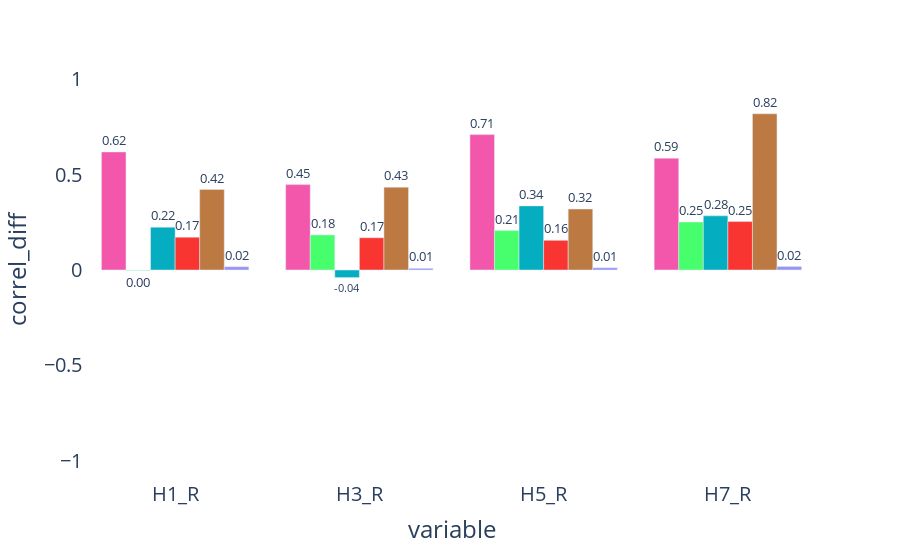

Here is the notebook cell this chart was saved with:
### Code cell
figmentr = px.bar(allcorrel, y='correl_diff', x='variable', color='model',barmode='group', color_discrete_sequence =palette6, text='correl_diff')
figmentr.update_layout({'plot_bgcolor': 'rgba(0, 0, 0, 0)', 'paper_bgcolor': 'rgba(0, 0, 0, 0)'})
figmentr.update_traces(texttemplate='%{text:.2f}',textposition='outside')
figmentr.update_yaxes(range=[-1.1, 1.1])
figmentr.update_layout( font=dict(size=20)) # You can adjust the size as needed
figmentr.update_layout(showlegend=False)
figmentr.write_html('reset_weights_ESM2_correl_140725_diff_plot.html')
figmentr.write_image('reset_weights_ESM2_correl_140725_diff_plot.svg', width=2000, height=500)
figmentr.show()

### Figure 1 — Plotly figure (JSON) as saved in the notebook; plotly's stock layout.template omitted (floating-point values rounded to 4 significant figures)
{"data": [{"alignmentgroup": "True", "hovertemplate": "model=ESM-2<br>variable=%{x}<br>correl_diff=%{text}<extra></extra>", "legendgroup": "ESM-2", "marker": {"color": "#F257AC", "pattern": {"shape": ""}}, "name": "ESM-2", "offsetgroup": "ESM-2", "orientation": "v", "showlegend": true, "text": [0.6184, 0.4474, 0.7092, 0.5854], "textposition": "outside", "texttemplate": "%{text:.2f}", "type": "bar", "x": ["H1_R", "H3_R", "H5_R", "H7_R"], "xaxis": "x", "y": [0.6184, 0.4474, 0.7092, 0.5854], "yaxis": "y"}, {"alignmentgroup": "True", "hovertemplate": "model=ESM-2 H1<br>variable=%{x}<br>correl_diff=%{text}<extra></extra>", "legendgroup": "ESM-2 H1", "marker": {"color": "#47FF6C", "pattern": {"shape": ""}}, "name": "ESM-2 H1", "offsetgroup": "ESM-2 H1", "orientation": "v", "showlegend": true, "text": [-0.002681, 0.1835, 0.2064, 0.2511], "textposition": "outside", "texttemplate": "%{text:.2f}", "type": "bar", "x": ["H1_R", "H3_R", "H5_R", "H7_R"], "xaxis": "x", "y": [-0.002681, 0.1835, 0.2064, 0.2511], "yaxis": "y"}, {"alignmentgroup": "True", "hovertemplate": "model=ESM-2 H3<br>variable=%{x}<br>correl_diff=%{text}<extra></extra>", "legendgroup": "ESM-2 H3", "marker": {"color": "#04ADBF", "pattern": {"shape": ""}}, "name": "ESM-2 H3", "offsetgroup": "ESM-2 H3", "orientation": "v", "showlegend": true, "text": [0.2243, -0.03952, 0.3358, 0.2837], "textposition": "outside", "texttemplate": "%{text:.2f}", "type": "bar", "x": ["H1_R", "H3_R", "H5_R", "H7_R"], "xaxis": "x", "y": [0.2243, -0.03952, 0.3358, 0.2837], "yaxis": "y"}, {"alignmentgroup": "True", "hovertemplate": "model=ESM-2 H5<br>variable=%{x}<br>correl_diff=%{text}<extra></extra>", "legendgroup": "ESM-2 H5", "marker": {"color": "#F83530", "pattern": {"shape": ""}}, "name": "ESM-2 H5", "offsetgroup": "ESM-2 H5", "orientation": "v", "showlegend": true, "text": [0.1717, 0.169, 0.1556, 0.2536], "textposition": "outside", "texttemplate": "%{text:.2f}", "type": "bar", "x": ["H1_R", "H3_R", "H5_R", "H7_R"], "xaxis": "x", "y": [0.1717, 0.169, 0.1556, 0.2536], "yaxis": "y"}, {"alignmentgroup": "True", "hovertemplate": "model=ESM-2 H7<br>variable=%{x}<br>correl_diff=%{text}<extra></extra>", "legendgroup": "ESM-2 H7", "marker": {"color": "#BC7942", "pattern": {"shape": ""}}, "name": "ESM-2 H7", "offsetgroup": "ESM-2 H7", "orientation": "v", "showlegend": true, "text": [0.4221, 0.4337, 0.3195, 0.8181], "textposition": "outside", "texttemplate": "%{text:.2f}", "type": "bar", "x": ["H1_R", "H3_R", "H5_R", "H7_R"], "xaxis": "x", "y": [0.4221, 0.4337, 0.3195, 0.8181], "yaxis": "y"}, {"alignmentgroup": "True", "hovertemplate": "model=ESM-2 HA-all<br>variable=%{x}<br>correl_diff=%{text}<extra></extra>", "legendgroup": "ESM-2 HA-all", "marker": {"color": "#9794F2", "pattern": {"shape": ""}}, "name": "ESM-2 HA-all", "offsetgroup": "ESM-2 HA-all", "orientation": "v", "showlegend": true, "text": [0.01733, 0.008741, 0.01186, 0.01869], "textposition": "outside", "texttemplate": "%{text:.2f}", "type": "bar", "x": ["H1_R", "H3_R", "H5_R", "H7_R"], "xaxis": "x", "y": [0.01733, 0.008741, 0.01186, 0.01869], "yaxis": "y"}], "layout": {"barmode": "group", "font": {"size": 20}, "legend": {"title": {"text": "model"}, "tracegroupgap": 0}, "margin": {"t": 60}, "paper_bgcolor": "rgba(0, 0, 0, 0)", "plot_bgcolor": "rgba(0, 0, 0, 0)", "showlegend": false, "xaxis": {"anchor": "y", "domain": [0, 1], "title": {"text": "variable"}}, "yaxis": {"anchor": "x", "domain": [0, 1], "range": [-1.1, 1.1], "title": {"text": "correl_diff"}}}}
